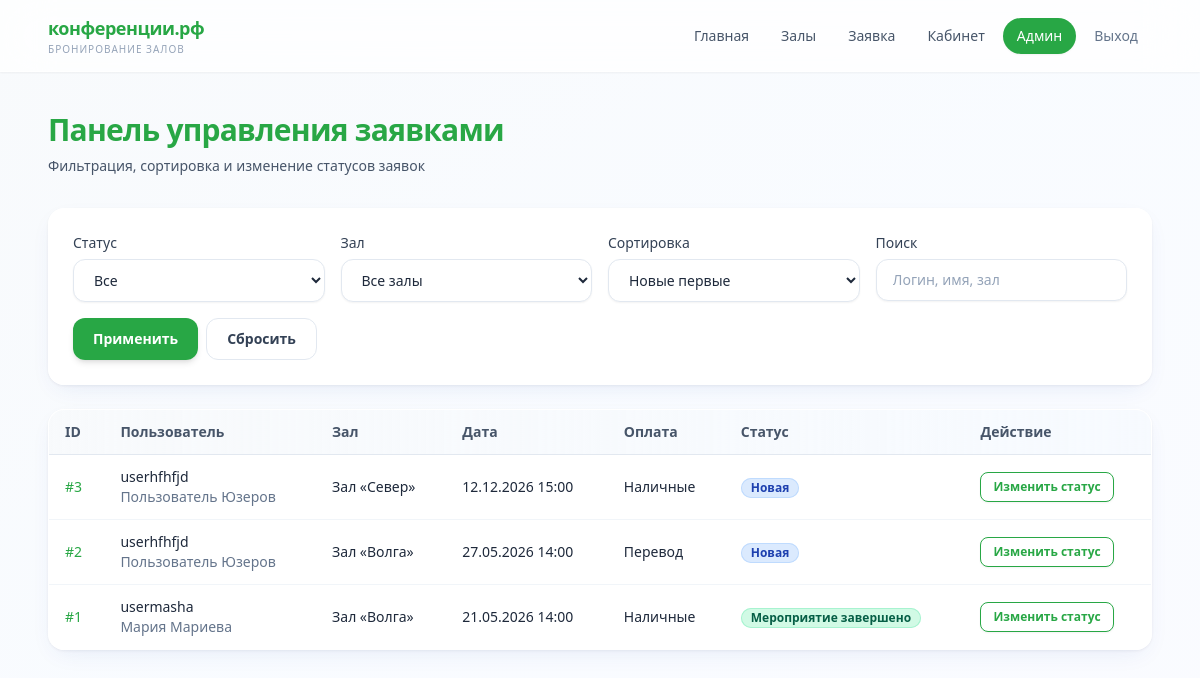
Page /admin-panel/ (signed in) on the committed database.
### portal/models.py (models this page shows, shortened)
class Booking(models.Model):
    STATUS_NEW = 'new'
    STATUS_ASSIGNED = 'assigned'
    STATUS_COMPLETED = 'completed'
    STATUS_CHOICES = [
        (STATUS_NEW, 'Новая'),
        (STATUS_ASSIGNED, 'Мероприятие назначено'),
        (STATUS_COMPLETED, 'Мероприятие завершено'),
    ]
    PAYMENT_CASH = 'cash'
    PAYMENT_TRANSFER = 'transfer'
    PAYMENT_CHOICES = [
        (PAYMENT_CASH, 'Наличные'),
        (PAYMENT_TRANSFER, 'Перевод'),
    ]
    user = models.ForeignKey(
        settings.AUTH_USER_MODEL,
        on_delete=models.CASCADE,
        related_name='bookings',
        verbose_name='Пользователь',
    )
    room = models.ForeignKey(
        Room,
        on_delete=models.PROTECT,
        related_name='bookings',
        verbose_name='Помещение',
    )
    start_datetime = models.DateTimeField(verbose_name='Дата и время начала')
    payment_method = models.CharField(
        max_length=20,
        choices=PAYMENT_CHOICES,
        verbose_name='Способ оплаты',
    )
    status = models.CharField(
        max_length=20,
        choices=STATUS_CHOICES,
        default=STATUS_NEW,
        verbose_name='Статус',
    )
    created_at = models.DateTimeField(auto_now_add=True, verbose_name='Создана')
    class Meta:
        verbose_name = 'Заявка'
        verbose_name_plural = 'Заявки'
        ordering = ['-created_at']

class Room(models.Model):
    name = models.CharField(max_length=200, verbose_name='Название')
    description = models.TextField(blank=True, verbose_name='Описание')
    capacity = models.PositiveIntegerField(default=100, verbose_name='Вместимость')
    is_active = models.BooleanField(default=True, verbose_name='Доступен')
    class Meta:
        verbose_name = 'Зал'
        verbose_name_plural = 'Залы'
        ordering = ['name']

### portal/views.py (the view, shortened to what this page needs)
# urls.py: path('admin-panel/', views.admin_panel, name='admin_panel'),
@user_passes_test(staff_check, login_url='home')
def admin_panel(request):
    status_filter = request.GET.get('status', '')
    room_filter = request.GET.get('room', '')
    sort = request.GET.get('sort', '-created_at')
    search = request.GET.get('q', '')
    allowed_sorts = {
        'created_at': 'created_at',
        '-created_at': '-created_at',
        'start_datetime': 'start_datetime',
        '-start_datetime': '-start_datetime',
        'status': 'status',
    }
    order = allowed_sorts.get(sort, '-created_at')
    qs = Booking.objects.select_related('user', 'room', 'review')
    if status_filter:
        qs = qs.filter(status=status_filter)
    if room_filter:
        qs = qs.filter(room_id=room_filter)
    qs = qs.order_by(order)
    paginator = Paginator(qs, 10)
    page_number = request.GET.get('page', 1)
    page_obj = paginator.get_page(page_number)
    return render(request, 'admin_panel.html', {
        'page_obj': page_obj,
        'rooms': Room.objects.all(),
        'status_filter': status_filter,
        'room_filter': room_filter,
        'sort': sort,
        'search': search,
        'status_choices': Booking.STATUS_CHOICES,
    })

### portal/views.py (called while the page is built)
def staff_check(user):
    return user.is_authenticated and user.is_staff

### templates/admin_panel.html (shortened to what this page needs)
{% extends 'base.html' %}
{% load static %}
{% block content %}
<header class="mb-8">
    <h1 class="text-2xl font-bold tracking-tight text-brand-950 sm:text-3xl">Панель управления заявками</h1>
    <p class="mt-2 text-sm text-slate-600">Фильтрация, сортировка и изменение статусов заявок</p>
</header>
<form method="get" class="mb-6 rounded-2xl border border-white/80 bg-white/90 p-5 shadow-card backdrop-blur-sm sm:p-6">
    <div class="grid grid-cols-1 gap-4 sm:grid-cols-2 lg:grid-cols-4">
        <div>
            <label class="mb-1.5 block text-sm font-medium text-slate-700">Статус</label>
            <select name="status" class="w-full rounded-xl border border-slate-200 bg-white px-4 py-2.5 text-sm shadow-sm focus:border-brand-500 focus:outline-none focus:ring-4 focus:ring-brand-500/15">
                <option value="">Все</option>
            </select>
        </div>
        <div>
            <label class="mb-1.5 block text-sm font-medium text-slate-700">Зал</label>
            <select name="room" class="w-full rounded-xl border border-slate-200 bg-white px-4 py-2.5 text-sm shadow-sm focus:border-brand-500 focus:outline-none focus:ring-4 focus:ring-brand-500/15">
                <option value="">Все залы</option>
            </select>
        </div>
        <div>
            <label class="mb-1.5 block text-sm font-medium text-slate-700">Сортировка</label>
            <select name="sort" class="w-full rounded-xl border border-slate-200 bg-white px-4 py-2.5 text-sm shadow-sm focus:border-brand-500 focus:outline-none focus:ring-4 focus:ring-brand-500/15">
                <option value="-created_at" {% if sort == '-created_at' %}selected{% endif %}>Новые первые</option>
            </select>
        </div>
        <div>
            <label class="mb-1.5 block text-sm font-medium text-slate-700">Поиск</label>
            <input type="text" name="q" value="{{ search }}" placeholder="Логин, имя, зал" class="w-full rounded-xl border border-slate-200 bg-white px-4 py-2.5 text-sm shadow-sm placeholder:text-slate-400 focus:border-brand-500 focus:outline-none focus:ring-4 focus:ring-brand-500/15">
        </div>
    </div>
    <div class="mt-4 flex flex-wrap gap-2">
        <button type="submit" class="rounded-xl bg-gradient-to-r from-brand-600 to-brand-700 px-5 py-2.5 text-sm font-semibold text-white shadow-md transition hover:from-brand-700 hover:to-brand-800">Применить</button>
        <a href="{% url 'admin_panel' %}" class="inline-flex items-center rounded-xl border border-slate-200 bg-white px-5 py-2.5 text-sm font-semibold text-slate-700 transition hover:bg-slate-50">Сбросить</a>
    </div>
</form>
{% if page_obj.object_list %}
<div class="overflow-hidden rounded-2xl border border-white/80 bg-white/90 shadow-card backdrop-blur-sm">
    <div class="overflow-x-auto">
        <table class="admin-table w-full min-w-[640px] text-sm">
            <thead>
                <tr class="border-b border-slate-200 bg-gradient-to-r from-slate-50 to-brand-50/50">
                    <th class="px-4 py-3 text-left font-semibold text-slate-600">ID</th>
                    <th class="px-4 py-3 text-left font-semibold text-slate-600">Пользователь</th>
                    <th class="px-4 py-3 text-left font-semibold text-slate-600">Зал</th>
                    <th class="px-4 py-3 text-left font-semibold text-slate-600">Дата</th>
                    <th class="px-4 py-3 text-left font-semibold text-slate-600">Оплата</th>
                    <th class="px-4 py-3 text-left font-semibold text-slate-600">Статус</th>
                    <th class="px-4 py-3 text-left font-semibold text-slate-600">Действие</th>
                </tr>
            </thead>
            <tbody class="divide-y divide-slate-100">
                {% for booking in page_obj %}
                <tr class="transition hover:bg-brand-50/30">
                    <td class="px-4 py-3 font-medium text-brand-800">#{{ booking.pk }}</td>
                    <td class="px-4 py-3">{{ booking.user.username }}<br><span class="text-slate-500">{{ booking.user.get_full_name }}</span></td>
                    <td class="px-4 py-3">{{ booking.room.name }}</td>
                    <td class="px-4 py-3 whitespace-nowrap">{{ booking.start_datetime|date:"d.m.Y H:i" }}</td>
                    <td class="px-4 py-3">{{ booking.get_payment_method_display }}</td>
                    <td class="px-4 py-3">{% include 'partials/status_badge.html' with status=booking.status label=booking.get_status_display %}</td>
                    <td class="px-4 py-3">
                        <button type="button"
                                class="rounded-lg border border-brand-200 bg-white px-3 py-1.5 text-xs font-semibold text-brand-700 shadow-sm transition hover:bg-brand-50"
                                data-admin-modal="{{ booking.pk }}"
                                data-current="{{ booking.status }}"
                                data-user="{{ booking.user.username }}"
                                data-room="{{ booking.room.name }}">
                            Изменить статус
                        </button>
                    </td>
                </tr>
                {% endfor %}
            </tbody>
        </table>
    </div>
</div>
{% else %}
<article class="rounded-2xl border border-dashed border-slate-300 bg-white/60 py-12 text-center text-slate-600">Заявки не найдены.</article>
{% endif %}
{% endblock %}

### templates/partials/status_badge.html
{% if status == 'new' %}
<span class="inline-flex items-center rounded-full bg-blue-100 px-2.5 py-0.5 text-xs font-semibold text-blue-800 ring-1 ring-inset ring-blue-200">{{ label }}</span>
{% elif status == 'assigned' %}
<span class="inline-flex items-center rounded-full bg-amber-100 px-2.5 py-0.5 text-xs font-semibold text-amber-900 ring-1 ring-inset ring-amber-200">{{ label }}</span>
{% elif status == 'completed' %}
<span class="inline-flex items-center rounded-full bg-emerald-100 px-2.5 py-0.5 text-xs font-semibold text-emerald-800 ring-1 ring-inset ring-emerald-200">{{ label }}</span>
{% else %}
<span class="inline-flex items-center rounded-full bg-slate-100 px-2.5 py-0.5 text-xs font-semibold text-slate-700">{{ label }}</span>
{% endif %}

### static/css/custom.css (style rules this page uses)
.admin-table tbody tr { transition: background 0.15s; }

### rows in the picture
Booking: pk "3", user.username "userhfhfjd", user.get_full_name "Пользователь Юзеров", room.name "Зал «Север»", start_datetime "12.12.2026 15:00", payment_method "Наличные", label "Новая"
Booking: pk "2", user.username "userhfhfjd", user.get_full_name "Пользователь Юзеров", room.name "Зал «Волга»", start_datetime "27.05.2026 14:00", payment_method "Перевод", label "Новая"
Booking: pk "1", user.username "usermasha", user.get_full_name "Мария Мариева", room.name "Зал «Волга»", start_datetime "21.05.2026 14:00", payment_method "Наличные", label "Мероприятие завершено"
